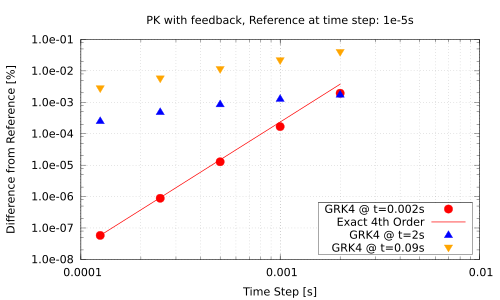

This figure's gnuplot source:
set terminal pdf dashed
set output 'order.pdf'
set key bottom right
set key box linestyle 1 linecolor rgb 'black'
set log x
set log y
set format y '%7.1e'
set mxtics 10
set grid x y mxtics
set xlabel 'Time Step [s]'
set ylabel 'Difference from Reference [%]'
set title 'PK with feedback, Reference at time step: 1e-5s'
plot '-' using 1:2 with points pointtype 7 pointsize 1 linecolor rgb 'red'  title 'GRK4 @ t=0.002s', \
     '-' using 1:2 with lines linetype 1 linewidth 2 linecolor rgb 'red' title 'Exact 4th Order', \
     '-' using 1:2 with points pointtype 9 pointsize 1 linecolor rgb 'blue' title 'GRK4 @ t=2s', \
     '-' using 1:2 with points pointtype 11 pointsize 1 linecolor rgb 'orange' title 'GRK4 @ t=0.09s'
2.000000e-03 1.954779e-03
1.000000e-03 1.689959e-04
5.000000e-04 1.276439e-05
2.500000e-04 8.834061e-07
1.250000e-04 5.781205e-08
e
2.000000e-03 3.788770e-03
1.000000e-03 2.367981e-04
5.000000e-04 1.479988e-05
2.500000e-04 9.249927e-07
1.250000e-04 5.781205e-08
e
2.000000e-03 1.7813e-03
1.000000e-03 1.3043e-03
5.000000e-04 8.7778e-04
2.500000e-04 4.9802e-04
1.250000e-04 2.5607e-04
e
2.000000e-03 3.9512e-02
1.000000e-03 2.1651e-02
5.000000e-04 1.1291e-02
2.500000e-04 5.6840e-03
1.250000e-04 2.7621e-03
e
